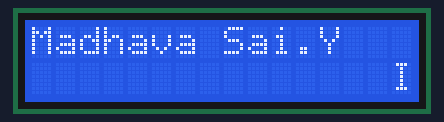
Bench run of a sketch on a simulated Arduino Uno, built with avr-gcc and run on an emulated ATmega328P. Parts: 16×2 character LCD.

Above: at 0.21 s.
At 5.12 s:
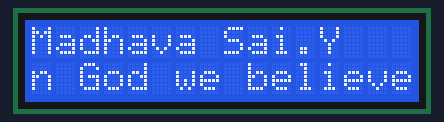
At 6.04 s:
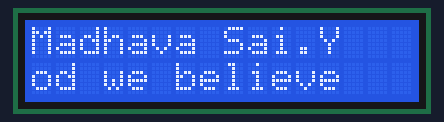
At 7.26 s:
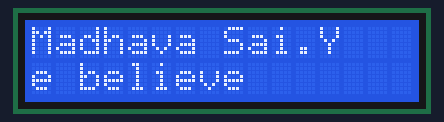
At 8.48 s:
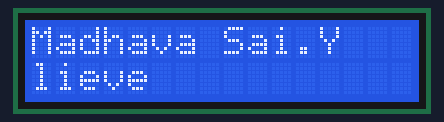
At 9.69 s:
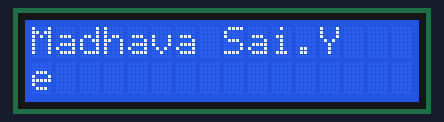

The sketch:

myamik2lab3.ino
```cpp
/*
 * Madhava Sai Yamike - 675652145
 * Lab 3 - Scrolling output
 * We need to display our name on the first line and our favorite quote on the second line, these both are need appear on the 16x2 display. Our code should work in a way that our name should not scroll and our quote needs to be scroll.
 * I assumed that we need to use the loops to scroll the quote on the LCD Screen.
 * References: https://www.arduino.cc/en/Tutorial/LiquidCrystalScroll
 * In person demonstration to TA - Huma (2/21) 4:00 p.m lab
*/
#include <LiquidCrystal.h>

const int rs = 12, en = 11, d4 = 5, d5 = 4, d6 = 3, d7 = 2;  // To set the pins
LiquidCrystal lcd(rs, en, d4, d5, d6, d7);
String quote = "In God we believe";  // Statement to print the quote.
void setup() {  //To set up the LCD's number of columns and rows.
  lcd.begin(16, 2);
}
// This loop displays the name and Intilized cursor
void loop()
{
  int i = 15;
  while(i >= 0){
    lcd.setCursor(0,0);
    lcd.print("Madhava Sai.Y");  // To display the name in LCD
    lcd.setCursor(i,1);
    lcd.print(quote);  // To print he quote.
    delay(300);
    lcd.clear();
    i--;
  }
  i = 1;
  while(i < quote.length()){  // loop for quote to display character up to 16
    lcd.setCursor(0,0);
    lcd.print("Madhava Sai.Y");
    String quote1 = &quote[i];
    lcd.setCursor(0,1);
    lcd.print(quote1);
    delay(300);
    lcd.clear();
    i++;
  }
}
```

Measured:
- by itself, everything shown: repeats every 9.8 s, in 33 steps
